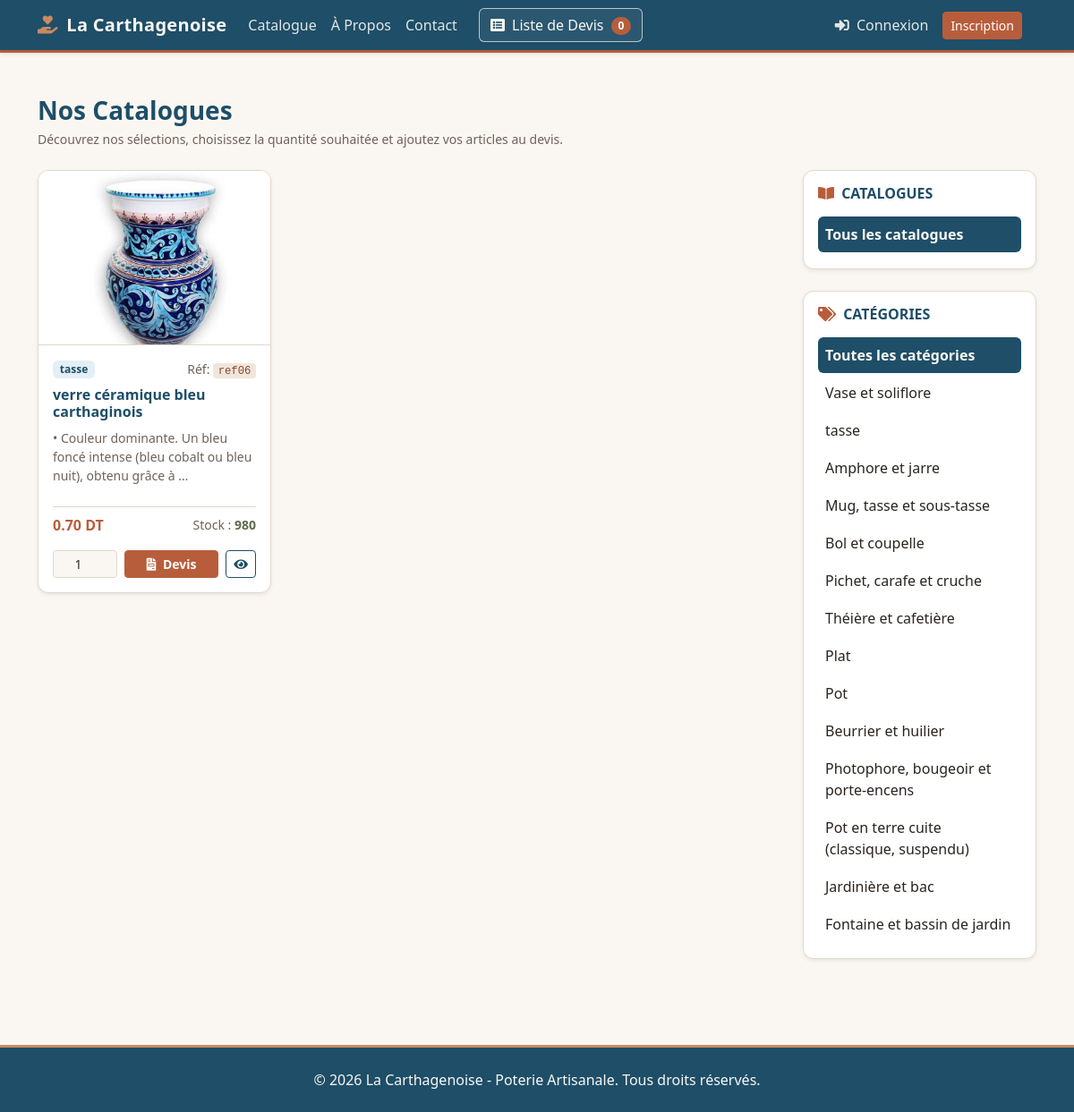
The app's page /, older data.
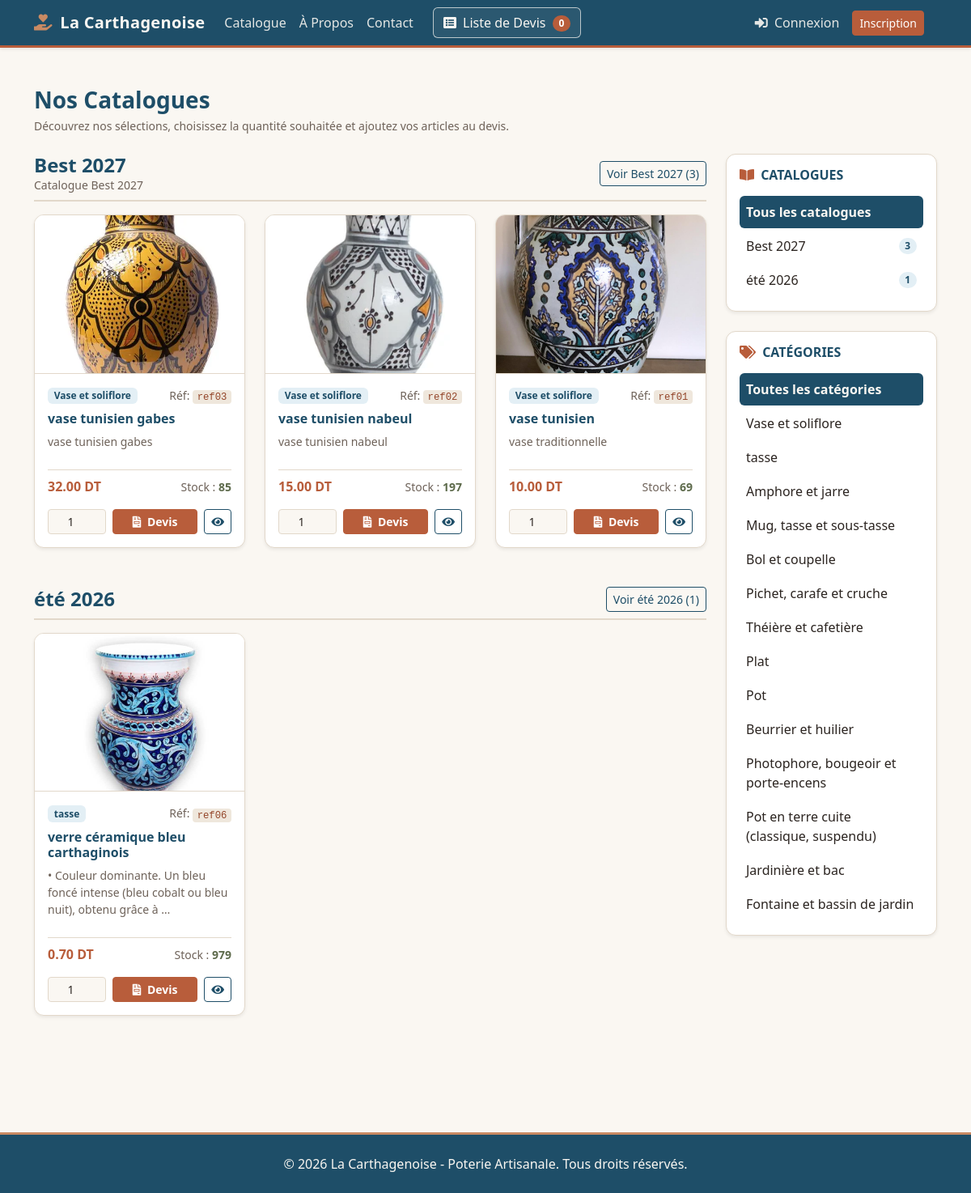
The same page, newer data.
### catalogue/models.py (models this page shows, shortened)
class Produit(models.Model):
    categorie = models.ForeignKey(
        Categorie,
        on_delete=models.CASCADE,
        related_name='produits',
        verbose_name="Catégorie",
    )
    catalogues = models.ManyToManyField(
        Catalogue,
        blank=True,
        related_name='produits',
        verbose_name="Catalogues",
    )
    reference = models.CharField(max_length=50, unique=True, verbose_name="Référence")
    nom = models.CharField(max_length=200, verbose_name="Nom du produit")
    description = models.TextField(verbose_name="Description")
    prix = models.DecimalField(
        max_digits=10,
        decimal_places=2,
        null=True,
        blank=True,
        verbose_name="Prix unitaire",
    )
    image = models.ImageField(
        upload_to='produits/',
        null=True,
        blank=True,
        verbose_name="Image",
    )
    quantite_totale = models.PositiveIntegerField(
        default=0, verbose_name="Quantité totale")
    quantite_vendue = models.PositiveIntegerField(
        default=0, verbose_name="Quantité vendue")
    quantite_annulee = models.PositiveIntegerField(
        default=0, verbose_name="Quantité annulée")
    disponible = models.BooleanField(default=True, verbose_name="Disponible")
    date_creation = models.DateTimeField(auto_now_add=True)
    class Meta:
        verbose_name = "Produit"
        verbose_name_plural = "Produits"
        ordering = ['-date_creation']
    @property
    def quantite_restante(self):
        totale = self.quantite_totale or 0
        vendue = self.quantite_vendue or 0
        return max(totale - vendue, 0)

class Categorie(models.Model):
    nom = models.CharField(max_length=100)
    slug = models.SlugField(unique=True, max_length=100, blank=True)

class Catalogue(models.Model):
    nom = models.CharField(max_length=150, verbose_name="Nom du catalogue")
    slug = models.SlugField(unique=True, max_length=150, blank=True)
    description = models.TextField(blank=True, verbose_name="Description")
    actif = models.BooleanField(default=True, verbose_name="Actif")
    date_creation = models.DateTimeField(auto_now_add=True)
    class Meta:
        verbose_name = "Catalogue"
        verbose_name_plural = "Catalogues"
        ordering = ['-date_creation']

### catalogue/views.py (the view, shortened to what this page needs)
# urls.py: path('',        views.ProduitListView.as_view(),
class ProduitListView(ListView):
    model = Produit
    template_name = 'catalogue/liste_produits.html'
    context_object_name = 'produits'
    def get_queryset(self):
        queryset = (
            super()
            .get_queryset()
            .filter(disponible=True)
            .select_related('categorie')
            .prefetch_related('catalogues')
        )
        catalogue_slug = self.kwargs.get('catalogue_slug')
        slug = self.kwargs.get('slug')
        if slug:
            categorie = get_object_or_404(Categorie, slug=slug)
            queryset = queryset.filter(categorie=categorie)
        return queryset.distinct()
    def get_context_data(self, **kwargs):
        context = super().get_context_data(**kwargs)
        catalogue_slug = self.kwargs.get('catalogue_slug')
        catalogue_selectionne = (
            Catalogue.objects.filter(slug=catalogue_slug, actif=True).first()
            if catalogue_slug
            else None
        )
        produits_dispos_qs = Produit.objects.filter(
            disponible=True
        ).select_related('categorie')
        catalogues_actifs = Catalogue.objects.filter(actif=True).prefetch_related(
            Prefetch(
                'produits',
                queryset=produits_dispos_qs,
                to_attr='produits_actifs',
            )
        )
        context['catalogues'] = catalogues_actifs
        context['categories'] = Categorie.objects.all()
        context['catalogue_selectionne'] = catalogue_selectionne
        return context

### devis/templatetags/devis_extras.py (called while the page is built)
@register.simple_tag(takes_context=True)
def devis_count(context):
    request = context['request']
    devis_panier = request.session.get(DEVIS_SESSION_KEY)
    if devis_panier:
        return len(devis_panier)
    return 0

### pages/context_processors.py (called while the page is built, shortened)
def messages_contact_context(request):
    nb_messages_non_lus = 0
    return {
        'nb_messages_non_lus': nb_messages_non_lus,
    }

### catalogue/templates/catalogue/liste_produits.html (shortened to what the changed rows need)
{% extends 'base.html' %}
{% block content %}
<div class="my-4">
  <div class="d-flex flex-wrap justify-content-between align-items-center gap-2 mb-4">
    <div>
      <h1 class="h3 fw-bold mb-1 titre-poterie">
        {% if catalogue_selectionne %}
          {{ catalogue_selectionne.nom }}
        {% else %}
          Nos Catalogues
        {% endif %}
      </h1>
    </div>
  </div>
  <div class="row g-4">
    <div class="col-lg-9">
      {% if not catalogue_selectionne and not request.resolver_match.kwargs.slug and catalogues %}
        {% for cat_b in catalogues %}
          <section class="mb-5">
            <div class="d-flex flex-wrap justify-content-between align-items-center gap-2 pb-2 mb-3" style="border-bottom: 2px solid var(--poterie-bordure);">
              <div>
                <h2 class="h4 fw-bold mb-0 titre-poterie">{{ cat_b.nom }}</h2>
                {% if cat_b.description %}
                  <p class="text-poterie-muted small mb-0">{{ cat_b.description }}</p>
                {% endif %}
              </div>
              <a
                href="{% url 'catalogue:liste_par_catalogue' catalogue_slug=cat_b.slug %}"
                class="btn btn-outline-bleu btn-sm"
              >
                Voir {{ cat_b.nom }} ({{ cat_b.produits_actifs|length }})
              </a>
            </div>
            <div class="row g-4">
              {% for produit in cat_b.produits_actifs %}
                {% include 'catalogue/includes/carte_produit.html' %}
              {% empty %}
                <div class="col-12">
                  <div class="alert text-poterie-muted small mb-0" style="background-color: var(--poterie-sable); border: 1px solid var(--poterie-bordure);">
                    Aucun produit disponible dans ce catalogue pour le moment.
                  </div>
                </div>
              {% endfor %}
            </div>
          </section>
        {% endfor %}
      {% else %}
        <div class="row g-4">
          {% for produit in produits %}
            {% include 'catalogue/includes/carte_produit.html' %}
          {% empty %}
            <div class="col-12">
              <div class="alert mb-0" style="background-color: var(--poterie-bleu-clair); color: var(--poterie-bleu); border: 1px solid rgba(30, 78, 104, 0.2);">
                Aucun produit disponible ne correspond à cette sélection.
              </div>
            </div>
          {% endfor %}
        </div>
      {% endif %}
    </div>
    <aside class="col-lg-3">
      <div class="position-sticky" style="top: 1.5rem;">
        <div class="card shadow-sm card-poterie mb-4">
          <div class="card-body">
            <h2 class="h6 fw-bold text-uppercase titre-poterie mb-3">
              <i class="fas fa-book-open me-1" style="color: var(--poterie-terracotta);"></i> Catalogues
            </h2>
            <div class="list-group list-group-flush filtre-liste-poterie">
              {% for cat_b in catalogues %}
                <a
                  href="{% url 'catalogue:liste_par_catalogue' catalogue_slug=cat_b.slug %}"
                  class="list-group-item list-group-item-action d-flex justify-content-between align-items-center px-2 py-2 rounded {% if catalogue_selectionne and catalogue_selectionne.slug == cat_b.slug %}active{% endif %}"
                >
                  <span>{{ cat_b.nom }}</span>
                  <span class="badge {% if catalogue_selectionne and catalogue_selectionne.slug == cat_b.slug %}badge-terracotta{% else %}badge-email-bleu{% endif %} rounded-pill">
                    {{ cat_b.produits_actifs|length }}
                  </span>
                </a>
              {% endfor %}
            </div>
          </div>
        </div>
        <div class="card shadow-sm card-poterie">
          <div class="card-body">
            <h2 class="h6 fw-bold text-uppercase titre-poterie mb-3">
              <i class="fas fa-tags me-1" style="color: var(--poterie-terracotta);"></i> Catégories
            </h2>
            <div class="list-group list-group-flush filtre-liste-poterie">
              {% if catalogue_selectionne %}
                <a
                  href="{% url 'catalogue:liste_par_catalogue' catalogue_slug=catalogue_selectionne.slug %}"
                  class="list-group-item list-group-item-action px-2 py-2 rounded {% if not request.resolver_match.kwargs.slug %}active{% endif %}"
                >
                  Toutes les catégories
                </a>
              {% else %}
                <a
                  href="{% url 'catalogue:liste_produits' %}"
                  class="list-group-item list-group-item-action px-2 py-2 rounded {% if not request.resolver_match.kwargs.slug and not catalogue_selectionne %}active{% endif %}"
                >
                  Toutes les catégories
                </a>
              {% endif %}
              {% for categorie in categories %}
                {% if catalogue_selectionne %}
                  <a
                    href="{% url 'catalogue:liste_par_catalogue_et_categorie' catalogue_slug=catalogue_selectionne.slug slug=categorie.slug %}"
                    class="list-group-item list-group-item-action px-2 py-2 rounded {% if request.resolver_match.kwargs.slug == categorie.slug %}active{% endif %}"
                  >
                    {{ categorie.nom }}
                  </a>
                {% else %}
                  <a
                    href="{% url 'catalogue:liste_par_categorie' slug=categorie.slug %}"
                    class="list-group-item list-group-item-action px-2 py-2 rounded {% if request.resolver_match.kwargs.slug == categorie.slug %}active{% endif %}"
                  >
                    {{ categorie.nom }}
                  </a>
                {% endif %}
              {% endfor %}
            </div>
          </div>
        </div>
      </div>
    </aside>
  </div>
</div>
{% endblock %}

### catalogue/templates/catalogue/includes/carte_produit.html (shortened to what this page needs)
<div class="col-md-6 col-xl-4">
  <div class="card product-card h-100 shadow-sm">
    <div class="ratio ratio-4x3 product-media overflow-hidden">
      {% if produit.image %}
        <img
          src="{{ produit.image.url }}"
          alt="{{ produit.nom }}"
          loading="lazy"
        />
      {% else %}
        <div class="product-placeholder d-flex flex-column align-items-center justify-content-center h-100">
          <i class="fas fa-image fa-2x mb-1" style="color: var(--poterie-argile);"></i>
          <span class="small">Aucune image</span>
        </div>
      {% endif %}
    </div>
    <div class="card-body d-flex flex-column">
      <div class="d-flex justify-content-between align-items-center gap-1 mb-1">
        {% if produit.categorie %}
          <span class="badge badge-email-bleu">{{ produit.categorie.nom }}</span>
        {% else %}
          <span class="badge" style="background-color: var(--poterie-sable); color: var(--poterie-texte);">Non classé</span>
        {% endif %}
        {% if produit.reference %}
          <small class="text-poterie-muted">Réf: <code class="code-slug">{{ produit.reference }}</code></small>
        {% endif %}
      </div>
      <h3 class="h6 fw-bold card-title mt-1">
        <a href="{% url 'catalogue:detail_produit' pk=produit.pk %}" class="text-decoration-none titre-poterie">
          {{ produit.nom }}
        </a>
      </h3>
      <p class="card-text text-poterie-muted small flex-grow-1">
        {{ produit.description|truncatewords:15 }}
      </p>
      <div class="d-flex justify-content-between align-items-center mt-2 pt-2" style="border-top: 1px solid var(--poterie-bordure);">
        <span class="fw-bold" style="color: var(--poterie-terracotta);">
          {% if produit.prix %}
            {{ produit.prix }} DT
          {% else %}
            Sur devis
          {% endif %}
        </span>
        {% if produit.quantite_totale > 0 %}
          <small class="text-poterie-muted">Stock : <strong style="color: var(--poterie-olive);">{{ produit.quantite_restante }}</strong></small>
        {% endif %}
      </div>
      <form
        method="post"
        action="{% url 'devis:add_to_devis' produit.pk %}"
        class="d-flex align-items-center gap-2 mt-3"
      >
        <input
          type="number"
          name="quantite_demander"
          value="1"
          min="1"
          {% if produit.quantite_totale > 0 %}
            max="{{ produit.quantite_restante }}"
          {% endif %}
          class="form-control form-control-sm text-center"
          style="width: 72px;"
          aria-label="Quantité pour {{ produit.nom }}"
        />
        <button
          type="submit"
          class="btn btn-sm btn-poterie fw-semibold flex-grow-1"
        >
          <i class="fas fa-file-invoice me-1"></i>
          {% if produit.quantite_totale > 0 and produit.quantite_restante == 0 %}
            Épuisé
          {% else %}
            Devis
          {% endif %}
        </button>
        <a
          href="{% url 'catalogue:detail_produit' pk=produit.pk %}"
          class="btn btn-sm btn-outline-bleu"
          title="Détails"
        >
          <i class="fas fa-eye"></i>
        </a>
      </form>
    </div>
  </div>
</div>

Row changes from the older to the newer data that the page shows:
no longer on one of the page's lists (row edited): Produit: categorie.nom "tasse", reference "ref06", nom "verre céramique bleu carthaginois", description "• Couleur dominante. Un bleu foncé intense (bleu cobalt ou bleu nuit), obtenu grâce à …", prix "0.70", quantite_restante "980"
added Catalogue: nom "Best 2027", description "Catalogue Best 2027", produits_actifs|length "3"
now on this page (row edited): Produit: image (picture), categorie.nom "Vase et soliflore", reference "ref03", nom "vase tunisien gabes", description "vase tunisien gabes", prix "32.00", quantite_restante "85", quantite_demander "1", shows "Devis", shown under "Best 2027"
now on this page (row edited): Produit: image (picture), categorie.nom "Vase et soliflore", reference "ref02", nom "vase tunisien nabeul", description "vase tunisien nabeul", prix "15.00", quantite_restante "197", quantite_demander "1", shows "Devis", shown under "Best 2027"
now on this page (row edited): Produit: image (picture), categorie.nom "Vase et soliflore", reference "ref01", nom "vase tunisien", description "vase traditionnelle", prix "10.00", quantite_restante "69", quantite_demander "1", shows "Devis", shown under "Best 2027"
added Catalogue: nom "été 2026", produits_actifs|length "1", Produit (image (picture), categorie.nom "tasse", reference "ref06", nom "verre céramique bleu carthaginois", description "• Couleur dominante. Un bleu foncé intense (bleu cobalt ou bleu nuit), obtenu grâce à …", prix "0.70", quantite_restante "979", quantite_demander "1", shows "Devis")
